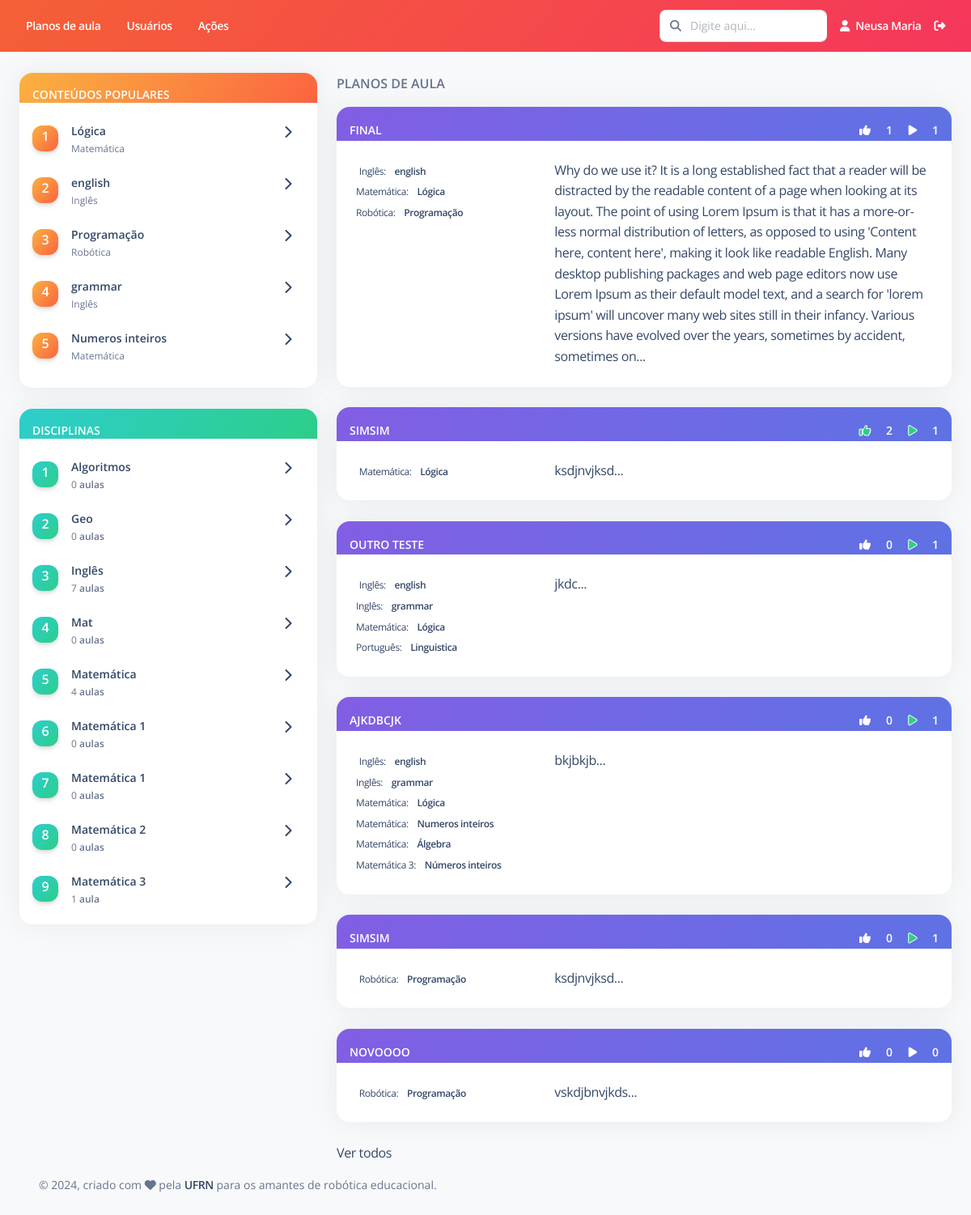
Before: / (signed in) with the older database file.
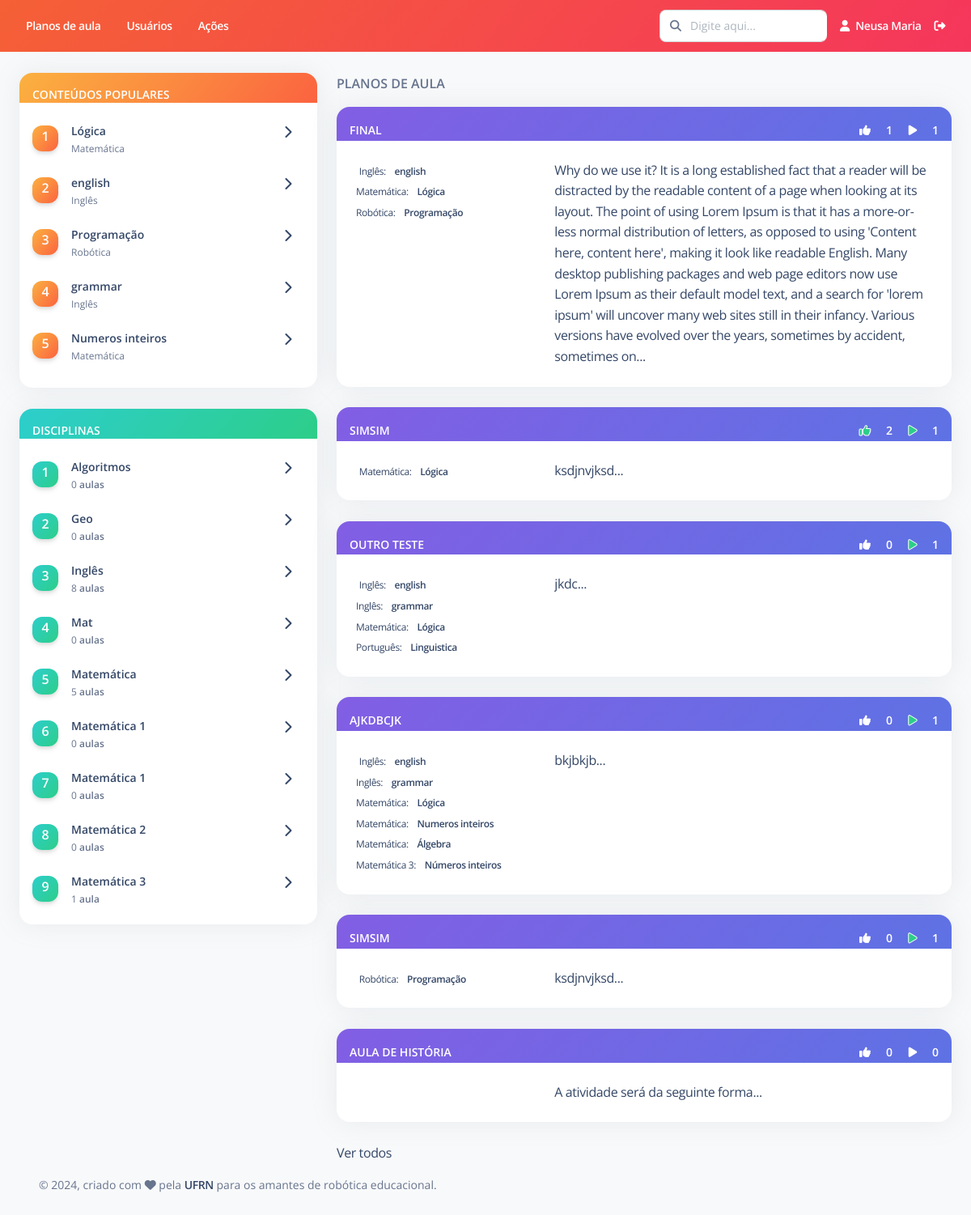
After: the same page with the newer database file.
### Disciplina/models.py (models this page shows, shortened)
class Conteudo(models.Model):
    nome = models.CharField(max_length=200, verbose_name="Nome")
    disciplina = models.ForeignKey(Disciplina, on_delete=models.RESTRICT, related_name="conteudos", verbose_name="Disciplina")
    status = models.CharField(max_length=7, choices=STATUS, default='Ativo')
    class Meta:
        ordering = ['disciplina', 'nome']
        verbose_name = "Conteúdo"
        verbose_name_plural = "Conteúdos"

class Disciplina(models.Model):
    nome = models.CharField(max_length=200, verbose_name="Nome")
    status = models.CharField(max_length=7, choices=STATUS, default='Ativo')
    def __str__(self):
        return self.nome
    class Meta:
        ordering = ['nome']
        verbose_name = "Disciplina"
        verbose_name_plural = "Disciplinas"

### PlanoAula/models.py (models this page shows, shortened)
class PlanoAula(models.Model):
    criador = models.ForeignKey(Usuario, on_delete=models.RESTRICT,null=True, verbose_name="Responsável")
    data_criacao = models.DateTimeField(default=timezone.now, verbose_name="Data de criação")
    titulo = models.CharField(max_length=200, verbose_name="Título")
    contextualizacao = models.TextField(verbose_name="Contextualização")
    descricao_atividade = models.TextField(verbose_name="Descrição da atividade")
    avaliacao = models.TextField(verbose_name="Critérios de avaliação", blank=True, null=True)
    conteudos = models.ManyToManyField(Conteudo, related_name="planos_de_aula", verbose_name="Conteúdos")
    robo_equipamento = models.CharField(max_length=200, blank=True, null=True, verbose_name="Equipamento")
    robo_descricao = models.TextField(blank=True, null=True, verbose_name="Descrição do robô")
    robo_link = models.TextField(verbose_name="Links", blank=True, null=True)
    prog_linguagem = models.CharField(max_length=200, blank=True, null=True, verbose_name="Linguagem de programação")
    prog_descricao = models.TextField(blank=True, null=True, verbose_name="Descrição da programação")
    prog_link = models.TextField(verbose_name="Links", blank=True, null=True)
    prog_codigos = models.FileField(upload_to=diretorio_plano_aula, blank=True, null=True, verbose_name="Códigos")
    robo_pdf = models.FileField(upload_to=diretorio_plano_aula, blank=True, null=True, verbose_name="Manual de montagem do robô")
    class Meta:
        ordering = ['titulo']
        verbose_name = "Plano de aula"
        verbose_name_plural = "Planos de aula"

### PlanoAula/views.py (the view)
# urls.py: 2. Add a URL to urlpatterns:  path('', views.home, name='home')
@login_required
def home(request):
    if (not request.user.first_name or not request.user.last_name):
        return redirect('usuario:completar_cadastro', pk = request.user.pk)
    planos_aula = PlanoAula.objects.all()
    conteudos = list(Conteudo.objects.filter(status='Ativo'))
    disciplinas = list(Disciplina.objects.filter(status='Ativo'))
    inf_disciplinas = encontrar_planos_aula_disciplina(planos_aula, disciplinas)
    principais_conteudos = encontrar_principais_conteudos(likes_execucao_por_conteudo(planos_aula, conteudos), 5)
    principais_planos_aula = encontrar_principais_planos_aula(planos_aula, 6)
    informacoes = {
        'lista_planos_aula': planos_aula[:10],
        'principais_conteudos': principais_conteudos,
        'principais_planos_aula': principais_planos_aula,
        'inf_disciplinas': inf_disciplinas
    }
    return render(request, "home.html", informacoes)

### PlanoAula/templatetags/attribute_tags.py (called while the page is built)
@register.filter
def encontrar_usuario_lista(qs, usuario):
    lista = list(qs.values_list('usuario', flat=True))
    if usuario in lista:
        return True
    else:
        return False

### PlanoAula/views.py (called while the page is built)
def encontrar_planos_aula_disciplina(planos_aula, disciplinas):
    inf_disciplinas = []
    for disciplina in disciplinas:
        informacoes = []
        informacoes.append(disciplina)
        informacoes.append(0)
        inf_disciplinas.append(informacoes)
    for plano_aula in planos_aula:
        disciplinas_pa = []
        for conteudo in plano_aula.conteudos.all():
            if conteudo.disciplina not in disciplinas_pa:
                disciplinas_pa.append(conteudo.disciplina)
        for disciplina in disciplinas_pa:
            indice = disciplinas.index(disciplina)
            inf_disciplinas[indice][1] += 1
    return inf_disciplinas

def encontrar_principais_conteudos(inf_conteudos, quantidade):
    inf_conteudos.sort(key = lambda x: x[1], reverse=True)
    return inf_conteudos[0:quantidade]

### templates/home.html (shortened to what the changed rows need)
    {% extends "Base/base.html" %}
    {% load static %}
    {% load attribute_tags %}
    {% block conteudo %}
    <br>
    <div class="row">
        <div class="col-lg-4 col-md-4">
            <div class="card">
                <div class="card-body p-3 overflow-auto">
                    <ul class="list-group">
                        {% for conteudo in principais_conteudos %}
                        <li class="list-group-item border-0 d-flex justify-content-between ps-0 mb-2 border-radius-lg">
                            <div class="d-flex align-items-center">
                                <div class="icon icon-shape icon-sm me-3 bg-gradient-warning shadow text-center">
                                    <p class="text-white font-weight-bold">{{ forloop.counter }}</p>
                                </div>
                                <div class="d-flex flex-column">
                                    <h6 class="mb-1 text-dark text-sm">{{ conteudo.0.nome }}</h6>
                                    <span class="text-xs">{{ conteudo.0.disciplina }}</span>
                                </div>
                            </div>
                            <div class="d-flex">
                                <a href="{% url 'plano_aula:listar' %}?conteudos={{conteudo.0.id}}"><i class="fa fa-chevron-right"></i></a>
                            </div>
                        </li>
                        {% endfor %}
                    </ul>
                </div>
            </div>
            <br>
            <div class="card">
                <div class="card-body p-3 overflow-auto" style="height:600px">
                    <ul class="list-group">
                        {% for disciplina in inf_disciplinas %}
                        <li class="list-group-item border-0 d-flex justify-content-between ps-0 mb-2 border-radius-lg">
                            <div class="d-flex align-items-center">
                                <div class="icon icon-shape icon-sm me-3 bg-gradient-success shadow text-center">
                                    <p class="text-white font-weight-bold opacity-10">{{ forloop.counter }}</p>
                                </div>
                                <div class="d-flex flex-column">
                                    <h6 class="mb-1 text-dark text-sm">{{ disciplina.0 }}</h6>
                                    <span class="text-xs">{{ disciplina.1 }} <span class="font-weight-bold">
                                    {% if disciplina.1 == 1 %}
                                        aula</span></span>
                                    {% else %} aulas </span>
                                    </span>
                                    {% endif %}
                                </div>
                            </div>
                            <div class="d-flex">
                                <a href="{% url 'plano_aula:listar' %}?conteudos__disciplina={{disciplina.0.id}}"><i class="fa fa-chevron-right"></i></a>
                            </div>
                        </li>
                        {% endfor %}
                    </ul>
                </div>
            </div>
        </div>
        <div class="col-lg-8 col-md-8">
            {% for plano_aula in principais_planos_aula %}
                <div class="card">
                    <div class="card-header bg-gradient-primary pb-0 p-3">
                        <span class="text-sm mb-0 text-uppercase text-white font-weight-bold">{{plano_aula.0.titulo}}</span>
                        <div class="float-end">
                            <span class="text-sm mb-0 text-uppercase text-white font-weight-bold">
                                {% if plano_aula.0.likes.all|encontrar_usuario_lista:user.id %}
                                    <a onclick="marcar_favorito({{plano_aula.0.id}}, {{user.id}}, 'todos')">
                                        <i class="fas fa-thumbs-up px-3" id="icon_thumbs_up_{{plano_aula.0.id}}"
                                        style="color: var(--bs-success);
                                                -webkit-text-stroke: 1px white;"></i>
                                    </a>
                                {% else %}
                                    <a onclick="marcar_favorito({{plano_aula.0.id}}, {{user.id}}, 'todos')">
                                        <i class="fas fa-thumbs-up px-3" id="icon_thumbs_up_{{plano_aula.0.id}}"
                                        style="color: white;"></i>
                                    </a>
                                {% endif %}
                                <span id="contador_thumbs_up_{{plano_aula.0.id}}">{{ plano_aula.0.likes.count }}</span>
                            </span>
                            <span class="text-sm mb-0 text-uppercase text-white font-weight-bold">
                                {% if plano_aula.0.execucoes.all|encontrar_usuario_lista:user.id %}
                                    <a onclick="marcar_executado({{plano_aula.0.id}}, {{user.id}}, 'todos')">
                                        <i class="fas fa-play px-3" id="icon_play_{{plano_aula.0.id}}"
                                        style="color: var(--bs-success);
                                                -webkit-text-stroke: 1px white;"></i>
                                    </a>
                                {% else %}
                                    <a onclick="marcar_executado({{plano_aula.0.id}}, {{user.id}}, 'todos')">
                                        <i class="fas fa-play px-3" id="icon_play_{{plano_aula.0.id}}"
                                        style="color: white;"></i>
                                    </a>
                                {% endif %}
                                <span id="contador_play_{{plano_aula.0.id}}">{{ plano_aula.0.execucoes.count }}</span>
                            </span>
                        </div>
                    </div>
                    <a href="{% url 'plano_aula:detalhes' pk=plano_aula.0.pk %}">
                        <div class="card-body row">
                            <div class="col-4">
                                {% for conteudo in plano_aula.0.conteudos.all %}
                                    <span class="mb-2 text-xs">{{conteudo.disciplina}}:
                                        <span class="text-dark font-weight-bold ms-sm-2">{{conteudo.nome}}</span>
                                    </span>
                                    <br>
                                {% endfor %}
                            </div>
                            <div class="col-8">
                                <div class="overflow-auto">
                                    {{ plano_aula.0.descricao_atividade|slice:":600" }}...
                                </div>
                            </div>
                        </div>
                    </a>
                </div>
                <br>
            {% endfor %}
        </div>
    </div>
    {% endblock %}

Changed rows visible on the page:
no longer on this page (row unchanged): PlanoAula: titulo "NOVOOOO", id "0", descricao_atividade "vskdjbnvjkds", Conteudo (disciplina "Robótica", nome "Programação")
computed for Disciplina "Inglês": disciplina "7" → "8"
computed for Disciplina "Matemática": disciplina "4" → "5"
added PlanoAula: titulo "AULA DE HISTÓRIA", id "0", descricao_atividade "A atividade será da seguinte forma"
